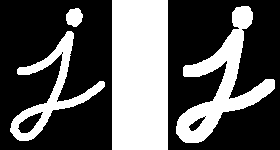
#> input picture Clase 6 - Extracción de características/images/a.png, 280 x 150 px
$ jupyter execute 'clase 6.ipynb'   (older library calls are emulated)
#> lines starting #> are read from the running program, lines starting #| are printed output that depends on the picture; after the words box and inside, x2 and y2 are one past the last pixel; in counts of white or black regions, pixels touching at a corner belong together; long printed decimals are rounded
#> `image = cv2.imread('images/a.png', 0)`: image: shape (150, 280); 36% white; 4 white regions, box (x1, y1, x2, y2) and area: (112, 0, 168, 150) 8400, (176, 6, 275, 143) 4134, (10, 31, 105, 141) 2331, (66, 8, 83, 27) 245
# Visión artificial aplicada a la industria
### Intecol SAS
## Clase 6: Extracción de características

[cell 1]
import matplotlib.pyplot as plt
def plot(imagen,color='white',title=None,cmapa='gray',pic = False,subplot  = (1,1,1),vmin = 0, vmax = 255):
    if pic == True:
        plt.figure(figsize=(15,8))
    plt.subplot(subplot[0],subplot[1],subplot[2])
    plt.axis('off')
    plt.imshow(imagen,cmap = cmapa,vmin = vmin, vmax = vmax)
    plt.title(title,color = color)

## Esqueletización
El esqueleto de una imagen es la base de los objetos que la conforman, donde cada uno de ellos tiene la característica esencial de tener solo un pixel de grosor y cuya posición está definida en la mitad del objeto. Se logra utilizando el algoritmo de adelgazamiento iterativamente, hasta que la imagen se componga de un objeto con grosor de 1 pixel.

Para esto tenemos que empezar por definir varias propiedades:

### Conectividad

Un pixel está conectado a otro si éste está en su contacto directo. Hay dos tipos de conectividad, a 4 o a 8, como se muestra en la imagen.

Dependiendo del tipo de conectividad se define la cantidad de objetos que hay en una imagen. En la imagen de abajo se pueden tener 4 objetos o 1 solo, dependiendo del tipo de conectividad usada.

Según esto, podemos definir los componentes conectados como aquellos conjuntos de pixeles que tengan conectividad entre ellos. Además de esto, un pixel en la frontera de un objeto está definido como aquel pixel que tenga algún vecino no conectado al objeto.

Para realizar la esqueletización de un objeto es fundamental entonces realizar el proceso de adelgazamiento, el cual consiste en remover iterativamente los pixeles de las fronteras, usando la convolución con elementos estructurales de este estilo, donde los pixeles que tengan la vecindad igual a la del kernel son los pixeles removidos. Esta operación es conocida como *adelgazamiento*

Estos elementos estructurales son en base a $B^1$ y $B^2$, rotados secuencialmenete 90°. El uso consecutivo de estos kernels da como resultado la esqueletización de un objeto, el cual se da como finalizado cuando todos los objetos en la imagen tengan solamente un pixel de grosor.

Esto también se puede hacer con un conjunto de operaciones de erosión y dilatación, en el siguiente algoritmo:

### 1. Crear un esqueleto vacío.
### 2. Realizar la apertura de la imagen original.
### 3. Guardar la diferencia de la imagen original y la apertura en *temp*.
### 4. Definir el esqueleto como la unión entre el esqueleto y *temp*.
### 5. Erosionar la imagen original.
### 6. Si esta erosión da un valor diferente a la imagen $\vec{ 0}$ repetir los pasos 2 a 5.

*Este algoritmo no garantiza objetos conectados!*

[cell 2]
# Import the necessary libraries
import cv2
import numpy as np
from skimage.morphology import skeletonize


def esqueletizar(image):

    plt.figure(figsize=(15,15))
    plot(image,subplot=(1,3,1),title="Imagen original")

    #Convertir la imagen a binaria
    ret,img = cv2.threshold(image, 127, 255, 0)

    # 1. Crear un esqueleto vacío
    size = np.size(img)
#> size = 42000
    skel = np.zeros(img.shape, np.uint8)

    # Usar elemento estructurante en forma de cruz
    element = cv2.getStructuringElement(cv2.MORPH_CROSS, (3,3))

    # Repetir pasos 2 a 5
    while True:
        # 2. Realizar apertura de la imagen
        open = cv2.morphologyEx(img, cv2.MORPH_OPEN, element)
        # 3. Guardar la diferencia entre la original y la apertura en temp
        temp = cv2.subtract(img, open)
        # 4. Definir el esqueleto como la unión entre el esqueleto y temp
        skel = cv2.bitwise_or(skel,temp)
        #5. Erosionar la imagen original y guardarla
        eroded = cv2.erode(img, element)
        img = eroded.copy()
        # 6. Si la erosión da un valor diferente a la imagen cero, repetir
        if cv2.countNonZero(img)==0:
            break
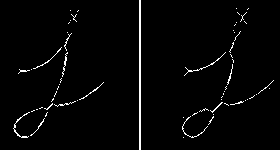
#> skel: shape (150, 280); 2.2% white in thin lines or dots

    # Displaying the final skeleton
    plot(skel,subplot=(1,3,2),title = "Esqueleto de la imagen")


    #Usando Skimage necesitamos convertir la imagen a 0 y 1
    ret,img = cv2.threshold(image, 127, 1, 0)
    sk = skeletonize(img)
#> sk: shape (150, 280) bool; 1.5% white in thin lines or dots, all inside (x1, y1, x2, y2) = (14, 16, 270, 137)
    plot(sk,subplot=(1,3,3),title = "Esqueleto de la imagen skimage",vmax = 1)


image = cv2.imread('images/a.png', 0)
esqueletizar(image)

# Extracción de características

Después de lograr la separación de la imagen en objetos binarios, el objetivo siguiente es lograr la caracterización de cada uno de ellos con el objetivo de llegar a una clasificación adecuada de cada uno. Para esto se tienen como herramientas diferentes características de los objetos, las cuales nos permiten lograr a identificar ciertos patrones en ellos que mostraremos a continuación.

## Contornos

Esta operación permite extraer la información de todos los puntos continuos al rededor de la superficie de un objeto. De estos resultados podemos extraer varias características, nombradas a continuación.

### Bounding box
Para cada objeto, es el rectángulo más pequeño en el cual es posible contener el objeto. A partir de esta característica es posible la extracción de otras que mostraremos más adelante. En el ejemplo se muestra como es posible encontrar las regiones límite de cada objeto con el uso de la función `cv2.findContours`, la cual recibe una imagen de entrada y entrega un arreglo de arreglos, donde cada item contiene el centro de cada objeto, su ancho y su alto. Esto permite dibujar facilmente el bounding box.

[cell 3]
from skimage import data

imagen =  data.coins()
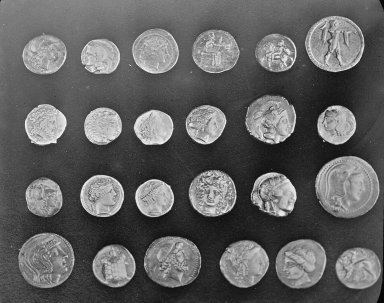
#> input picture skimage.data.coins(), 384 x 303 px
#> imagen is the input picture: shape (303, 384); min 1, max 252, mean 96.9
kernel = np.ones((5,5),np.uint8)

_,imagen = cv2.threshold(imagen,150,255,cv2.THRESH_BINARY)
#> imagen: shape (303, 384); 20.4% white; 282 white regions (231 under 20 px), largest, box (x1, y1, x2, y2) and area: (305, 16, 364, 72) 1562, (132, 30, 179, 73) 1404, (316, 156, 379, 210) 1264
imagen = cv2.dilate(imagen,kernel)
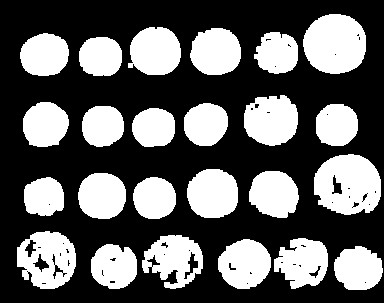
#> imagen: shape (303, 384); 38% white; 24 white regions
image = np.copy(imagen)

ret, labels = cv2.connectedComponents(image)
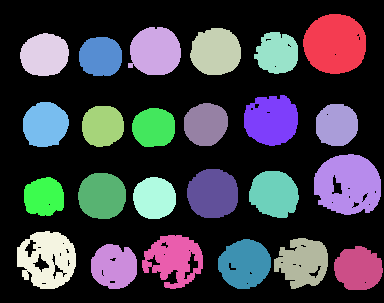
#> labels: shape (303, 384) int32; 25 distinct labels, from 0 to 24; one colour per label, 0 black
#> ret = 25
label_hue = np.uint8(179 * labels / np.max(labels))
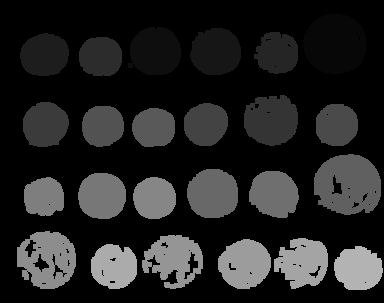
#> label_hue: shape (303, 384); min 0, max 179, mean 34.7
blank_ch = 255 * np.ones_like(label_hue)
labeled_img = cv2.merge([label_hue, blank_ch, blank_ch])
labeled_img = cv2.cvtColor(labeled_img, cv2.COLOR_HSV2RGB)

labeled_img[label_hue == 0] = 0
lab = np.copy(labeled_img)
contours, hierarchy = cv2.findContours(image,cv2.RETR_TREE,cv2.CHAIN_APPROX_SIMPLE)
#> contours = 77 contours, 40 with area under 20; largest, box (x1, y1, x2, y2) and area: (314, 154, 381, 215) 3174, (303, 14, 366, 74) 2940, (17, 231, 76, 289) 2565, (244, 95, 298, 146) 2108, (142, 235, 203, 289) 2104
cont=[]

for c in contours:
    # get the bounding rect
    x, y, w, h = cv2.boundingRect(c)
    if(w>30):
        cont.append(c)
        cv2.rectangle(labeled_img, (x, y), (x+w, y+h), (255, 255, 255), 1)
#> this loop made 77 passes
#> (x, y, w, h) on passes 1, 3, 4, 6, 7, 8, 10, 11, 12, 13, 14, 15: (334, 246, 49, 44), (91, 244, 46, 45), (109, 280, 7, 4), (101, 269, 3, 7), (109, 257, 8, 5), (218, 239, 53, 50), (249, 271, 4, 4), (228, 262, 9, 9), (274, 238, 54, 51), (308, 265, 14, 14), (298, 264, 4, 4), (292, 263, 5, 3)
#> (c, x, y, w, h) on passes 2, 5, 9, 20, 22, 27: ([[364, 282], [365, 281], [366, 282], [365, 283]], 364, 281, 3, 3), ([[102, 275], [103, 274], [104, 275], [103, 276]], 102, 274, 3, 3), ([[246, 283], [247, 282], [248, 283], [247, 284]], 246, 282, 3, 3), ([[163, 254], [164, 253], [165, 254], [164, 255]], 163, 253, 3, 3), ([[188, 250], [189, 249], [190, 250], [189, 251]], 188, 249, 3, 3), ([[26, 271], [27, 270], [28, 271], [27, 272]], 26, 270, 3, 3)
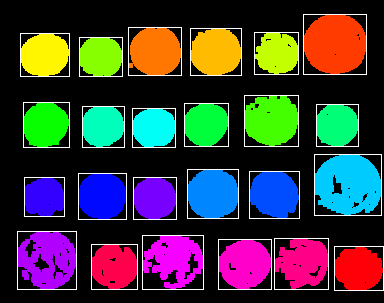
#> labeled_img: shape (303, 384, 3); mean R, G, B 59.8, 56.1, 58.8
#> after the loop, cont = 24 contours; largest, box (x1, y1, x2, y2) and area: (314, 154, 381, 215) 3174, (303, 14, 366, 74) 2940, (17, 231, 76, 289) 2565, (244, 95, 298, 146) 2108, (142, 235, 203, 289) 2104

plt.figure(figsize=(15,15))
plot(lab,subplot=(1,2,1),title = "Imagen original de componentes conectados")

De esta característica podemos sacar dos valores esenciales como son el alto y el ancho de cada objeto y con ello filtrar dependiendo de lo que se esté trabajando.

## Momentos de una imagen

Son el análogo de los momentos físicos de objeto. Está definido por

$
    M_{ij} = \sum\limits_x\sum\limits_y x^iy^j I(x,y),
$

donde $x,y$ son las filas y columnas e $I(x,y)$ es la intensidad del pixel en la fila $x$ y columna $y$. Con esta definición tenemos que el centro de masa (o centroide) de un objeto está dado por

$
    c_x = \dfrac{M_{01}}{M_{00}}\qquad c_y =\dfrac{M_{10}}{M_{00}},
$

donde $M_{00}= \sum\sum I(x,y)$ es la definición del área del objeto y $M_{01}  = \sum\sum xI(x,y)$, $M_{10}  = \sum\sum yI(x,y)$ son los momentos al rededor del eje $x,y$ respectivamente. Podemos extraer esto de los contornos de los objetos como se muestra a continuación.

[cell 4]
def momentos(objeto,cont = cont,lab = lab):
#> called with objeto = 15
    lab_m = np.copy(lab)

    cnt  = cont[objeto]
    moments = cv2.moments(cnt)
#> moments = moments, m00 1449, centre m10/m00, m01/m00 = (205.4, 123.9)
    x, y, w, h = cv2.boundingRect(cnt)
#> x = 184; y = 103; w = 44; h = 43
    cv2.rectangle(lab_m, (x, y), (x+w, y+h), (255, 255, 255), 1)
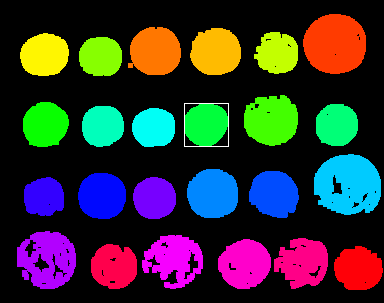
#> lab_m: shape (303, 384, 3); mean R, G, B 50.5, 46.9, 49.6
    return lab_m,moments

lab_m,moments = momentos(15)
m00 = moments['m00']
#> m00 = 1449
m01 = moments['m01']
#> m01 = 179481.2
m10 = moments['m10']
#> m10 = 297607.3
cx = m01/m00
#> cx = 123.9
cy = m10/m00
#> cy = 205.4
print(f'Area (M00) = {m00:.0f}')
#| Area (M00) = 1449
print(f'cx = {cx:.0f}')
#| cx = 124
print(f'cy = {cy:.0f}')
#| cy = 205
plot(lab_m)

### Área $A$
Esta característica como su nombre lo indica mide el área en pixeles que ocupa cierto objeto.

[cell 5]
def area(objeto,cont=cont,lab = lab):
#> called with objeto = 15
    lab_a = np.copy(lab)

    cnt  = cont[objeto]
    a = cv2.contourArea(cnt)
#> a = 1449
    x, y, w, h = cv2.boundingRect(cnt)
#> x = 184; y = 103; w = 44; h = 43
    cv2.rectangle(lab_a, (x, y), (x+w, y+h), (255, 255, 255), 1)
    return lab_a, a

labels_area,a = area(15)
#> a = 1449
plot(labels_area,title = f'Area: $A = $ {a:.0f}')

### Perímetro $p$
Mide el perímetro de un objeto en pixeles. Para esto usamos el contorno del objeto y sumamos sus pixeles.

[cell 6]
def perimetro(objeto):
#> called with objeto = 15
    lab_p = np.copy(lab)

    cnt  = cont[objeto]
#> cnt = contour of 59 points, box (x1, y1, x2, y2) (184, 103, 228, 146), area 1449
    p = cv2.arcLength(cnt,True)
#> p = 143.1
    x, y, w, h = cv2.boundingRect(cnt)
#> x = 184; y = 103; w = 44; h = 43
    cv2.rectangle(lab_p, (x, y), (x+w, y+h), (255, 255, 255), 1)
    return lab_p, p

lab_p,p = perimetro(15)
#> p = 143.1
plot(lab_p,title = f'Perímetro: $p =$ {p:.0f}')

### Circularidad
Este valor nos indica que tan circular es un objeto. Está dado por

$
    c = \dfrac{p^2}{2\pi A}.
$

Cuando $c=1$ tenemos un círculo perfecto.

[cell 7]
img, a = area(7)
#> call 2 of area, with objeto = 7
#> in area (call 2), `a = cv2.contourArea(cnt)`: a = 1213
#> in area (call 2), `x, y, w, h = cv2.boundingRect(cnt)`: x = 24; y = 177; w = 40; h = 39
#> in area (call 2), `cv2.rectangle(lab_a, (x, y), (x+w, y+h), (255, 255, 255), 1)`:
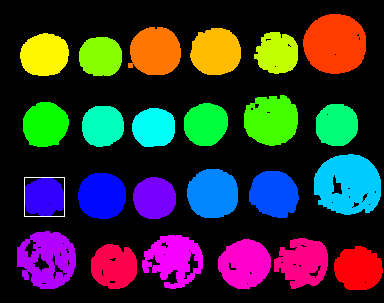
#> lab_a: shape (303, 384, 3); mean R, G, B 50.4, 46.9, 49.6
#> a = 1213
_, p = perimetro(7)
#> p = 138.9
c = p**2/(4*np.pi*a)
#> c = 1.27
plot(img,title = f'Circularidad: $c =$ {c:.2f}',pic = True)

## Uso de `cv2.connectedComponentsWithStats` para extracción de características

Con el uso de esta herramienta tenemos acceso a las siguientes características de cada objeto:

### - Coordenada más a la izquierda de las columnas
### - Coordenada más a la derecha de las filas
### - Alto del objeto
### - Ancho del objeto
### - Area del objeto
### - Centroide del objeto en x
### - Centroide del objeto en y

[cell 8]
ret,labels,stats,centroids = cv2.connectedComponentsWithStats(image, cv2.CV_32S)
#> stats = 25 rows, first 6: [0, 0, 384, 303, 72166], [303, 14, 63, 60, 3024], [128, 27, 53, 48, 2019], [190, 28, 51, 47, 1922], [20, 33, 49, 43, 1673], [254, 32, 44, 42, 1414]; centroids = 25 pairs, first value 43.58 to 357.9, second value 43.57 to 268.3
objeto = 7
a = 4
x = 0
y = 1
w = 2
h = 3
print(f'Objeto: {objeto}')
print(f'Coordenada más a la izquierda: {stats[objeto,x]}')
#| Coordenada más a la izquierda: 244
print(f'Coordenada más arriba: {stats[objeto,y]}')
#| Coordenada más arriba: 95
print(f'Ancho: {stats[objeto,w]}')
#| Ancho: 54
print(f'Alto: {stats[objeto,h]}')
#| Alto: 51
print(f'Area: {stats[objeto,a]}')
#| Area: 2174
print(f'Centroide x: {centroids[objeto,x]}')
#| Centroide x: 270.986
print(f'Centroide y: {centroids[objeto,y]}')
#| Centroide y: 119.862

# Ejercicio
Separar los objetos de la siguiente imagen en dos catergorías, rectángulos y círculos.

[cell 9]
i = cv2.imread('images/ejercicio.png',0)
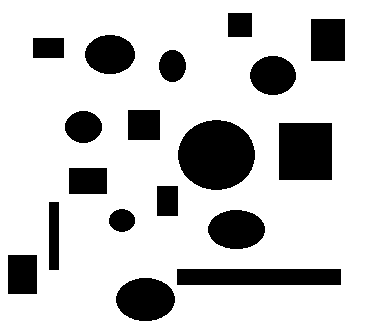
#> input picture Clase 6 - Extracción de características/images/ejercicio.png, 375 x 331 px
#> i: shape (331, 375); 79.4% white; 18 black regions, largest, box (x1, y1, x2, y2) and area: (178, 120, 255, 190) 4218, (279, 123, 332, 180) 3021, (177, 269, 341, 285) 2624
i = cv2.bitwise_not(i)
#> i: shape (331, 375); 20.6% white; 18 white regions

cn, _ = cv2.findContours(i,cv2.RETR_TREE,cv2.CHAIN_APPROX_SIMPLE)
#> cn = 18 contours; largest, box (x1, y1, x2, y2) and area: (178, 120, 255, 190) 4114, (279, 123, 332, 180) 2912, (177, 269, 341, 285) 2445, (116, 278, 175, 321) 1919, (208, 210, 265, 249) 1680
for c in cn:
    a = cv2.contourArea(c)
    p = cv2.arcLength(c,True)
    ci = p**2/(4*np.pi*a)
    x, y, w, h = cv2.boundingRect(c)
    font = cv2.FONT_HERSHEY_SIMPLEX
    if ci > 1.2:
        # cv2.rectangle(i_c, (x, y), (x+w, y+h), 0,-1)
        i=cv2.putText(i,'R', (int(x+w/3), int(y+h/1.5)), font,.25,0,1)
    else:
        i=cv2.putText(i,'C', (int(x+w/3), int(y+h/1.5)), font,.25,0,1)
#> this loop made 18 passes
#> (c, a, p, ci, x, y, w, h) on passes 2, 3, 6, 7, 8, 9, 12, 15: ([[177, 269], [177, 284], [340, 284], [340, 269]], 2445, 356, 4.12, 177, 269, 164, 16), ([[8, 255], [8, 293], [36, 293], [36, 255]], 1064, 132, 1.3, 8, 255, 29, 39), ([[49, 202], [49, 269], [58, 269], [58, 202]], 603, 152, 3.05, 49, 202, 10, 68), ([[157, 186], [157, 215], [177, 215], [177, 186]], 580, 98, 1.32, 157, 186, 21, 30), ([[69, 168], [69, 193], [106, 193], [106, 168]], 925, 124, 1.32, 69, 168, 38, 26), ([[279, 123], [279, 179], [331, 179], [331, 123]], 2912, 216, 1.27, 279, 123, 53, 57), ([[128, 110], [128, 139], [159, 139], [159, 110]], 899, 120, 1.27, 128, 110, 32, 30), ([[33, 38], [33, 57], [63, 57], [63, 38]], 570, 98, 1.34, 33, 38, 31, 20)
#> (a, p, ci, x, y, w, h) on passes 1, 4, 5, 10, 11, 13: (1919, 167.2, 1.16, 116, 278, 59, 43), (1680, 157.5, 1.18, 208, 210, 57, 39), (431, 77.6, 1.11, 109, 209, 26, 23), (4114, 240.8, 1.12, 178, 120, 77, 70), (876, 110.6, 1.11, 65, 111, 37, 32), (1345, 137.9, 1.12, 250, 56, 46, 39)
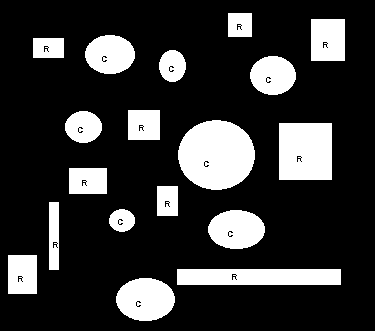
#> i: shape (331, 375); 20.4% white; 18 white regions, largest, box (x1, y1, x2, y2) and area: (178, 120, 255, 190) 4204, (279, 123, 332, 180) 3005, (177, 269, 341, 285) 2608
        # cv2.rectangle(i_r, (x, y), (x+w, y+h), 0,-1)

plt.figure(figsize=(15,15))
plot(i)
